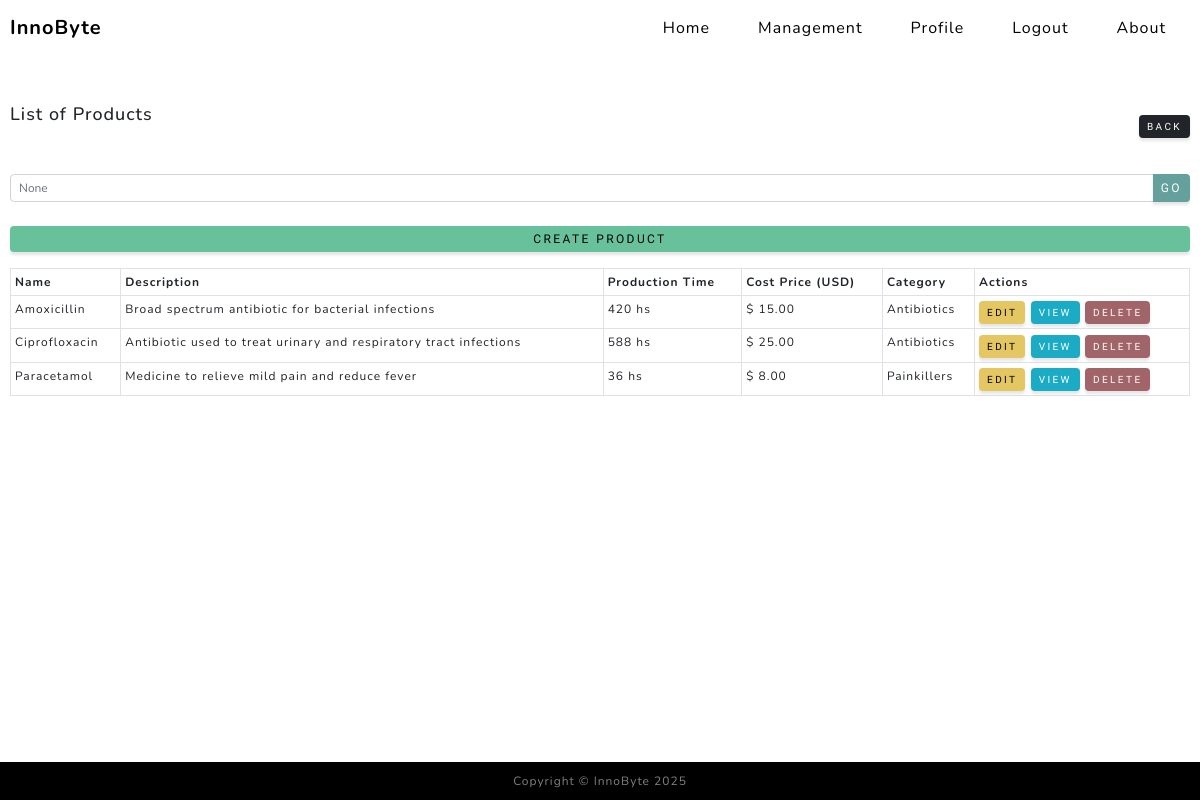
The app's page /product/list/ (signed in) with its own data.
### curso/models.py (models this page shows, shortened)
class Product(models.Model):
    name = models.CharField(max_length=255, unique=True)
    description = models.TextField()
    production_time = models.IntegerField()
    cost_price = models.DecimalField(max_digits=10, decimal_places=2)
    category = models.ForeignKey(Category, on_delete=models.SET_NULL, null=True, blank=True)
    user = models.ForeignKey(User, on_delete=models.CASCADE)

class Category(models.Model):
    name = models.CharField(max_length=100)
    description = models.TextField()
    user = models.ForeignKey(User, on_delete=models.CASCADE)
    def __str__(self):
        return self.name

### curso/views.py (the view)
# urls.py: path("product/list/", product_list, name="product_list"),
@login_required
def product_list(request: HttpResponse) -> HttpResponse:
    search_query = request.GET.get('search')
    queryset = Product.objects.filter(user=request.user)
    if search_query:
        queryset = queryset.filter(name__icontains=search_query)
    context = {"object_list": queryset, 'search_query': search_query}
    return render(request, "curso/product_list.html", context)

### curso/templates/curso/product_list.html
{% extends 'curso/base.html' %}
{% block contenido %}
    <div class="d-flex justify-content-between align-items-center mt-4 mb-4" style="margin-left: 10px; margin-right: 10px;">
        <h1 class="mb-4" style="text-align: left; font-size: 18px;">List of Products</h1>
        <a href="{% url 'curso:management' %}" class="btn btn-dark btn-sm" style="font-size: 10px; padding: 4px 8px;">
            Back
        </a>
    </div>
    <form action="" method="get" class="mb-4" style="margin-left: 10px; margin-right: 10px;">
        <div class="input-group">
            <input type="text" name="search" placeholder="{{ search_query }}" class="form-control form-control-sm" style="font-size: 12px;">
            <button type="submit" class="btn btn-primary btn-sm" style="font-size: 12px; padding: 4px 8px;">Go</button>
        </div>
    </form>
    <a href="{% url 'curso:product_create' %}" class="btn btn-success btn-sm mb-3" style="font-size: 12px; padding: 4px 8px; margin-left: 10px; margin-right: 10px;">Create Product</a>
    <div style="margin-left: 10px; margin-right: 10px;">
        <table class="table table-bordered table-sm">
            <thead>
                <tr>
                    <th style="font-size: 12px;">Name</th>
                    <th style="font-size: 12px;">Description</th>
                    <th style="font-size: 12px;">Production Time</th>
                    <th style="font-size: 12px;">Cost Price (USD)</th>
                    <th style="font-size: 12px;">Category</th>
                    <th style="font-size: 12px;">Actions</th>
                </tr>
            </thead>
            <tbody>
                {% for object in object_list %}
                    <tr>
                        <td style="font-size: 12px;">{{ object.name }}</td>
                        <td style="font-size: 12px;">{{ object.description }}</td>
                        <td style="font-size: 12px;">{{ object.production_time }} hs</td>
                        <td style="font-size: 12px;">$ {{ object.cost_price }}</td>
                        <td style="font-size: 12px;">{{ object.category }}</td>
                        <td>
                            {% if object.id %}
                                <a href="{% url 'curso:product_update' object.id %}" class="btn btn-warning btn-sm" style="font-size: 10px; padding: 4px 8px;">Edit</a>
                            {% else %}
                                <span>No ID</span>
                            {% endif %}
                            {% if object.id %}
                                <a href="{% url 'curso:product_detail' object.id %}" class="btn btn-info btn-sm" style="font-size: 10px; padding: 4px 8px;">View</a>
                            {% else %}
                                <span>No ID</span>
                            {% endif %}
                            <a href="{% url 'curso:product_delete' object.id %}" class="btn btn-danger btn-sm" style="font-size: 10px; padding: 4px 8px;">Delete</a>
                        </td>
                    </tr>
                {% empty %}
                    <tr>
                        <td colspan="6" style="font-size: 12px;">No products found.</td>
                    </tr>
                {% endfor %}
            </tbody>
        </table>
    </div>
{% endblock %}

### curso/templates/curso/base.html (shortened to what this page needs)
{% load static %}
<!DOCTYPE html>
<html lang="en">
    <head>
        <link href="{% static 'curso/css/styles.css' %}" rel="stylesheet" />
    </head>
    <body id="page-top">
        {% include 'curso/componentes/navbar.html' %}
        {% block contenido %}
        {% endblock contenido %}
        {% include 'curso/componentes/footer.html' %}
                                                                                   </body>
                                                                                   </html>

### curso/templates/curso/componentes/navbar.html (shortened to what this page needs)
<head>
</head>
<body>
    <nav class="navbar navbar-expand-lg fixed-top navbar-light" id="mainNav">
        <div class="container px-4 px-lg-5">
            <a class="navbar-brand" href="#page-top">InnoByte</a>
            <div class="collapse navbar-collapse" id="navbarResponsive">
                <ul class="navbar-nav">
                    <li class="nav-item"><a class="nav-link" href="{% url 'curso:index' %}">Home</a></li>
                    {% if user.is_authenticated %}
                    <li class="nav-item"><a class="nav-link" href="{% url 'curso:management' %}">Management</a></li>
                    <li class="nav-item"><a class="nav-link" href="{% url 'curso:profile' %}">Profile</a></li>
                    <form action="{% url 'curso:logout' %}" method="post" style="display: inline;">
                        <a href="#" class="nav-link" onclick="this.closest('form').submit();">Logout</a>
                    </form>
                    {% else %}
                    <li class="nav-item"><a class="nav-link" href="{% url 'curso:register' %}">Register</a></li>
                    <li class="nav-item"><a class="nav-link" href="{% url 'curso:login' %}">Login</a></li>
                    {% endif %}
                    <li class="nav-item"><a class="nav-link" href="{% url 'curso:about' %}">About</a></li>
                </ul>
            </div>
        </div>
    </nav>
</body>

### curso/templates/curso/componentes/footer.html
<body style="display: flex; flex-direction: column; height: 100vh;">
    <div style="flex-grow: 1;">
    </div>
    <footer class="footer bg-black small text-center text-white-50" style="font-size: 0.75rem; padding: 10px 0;">
        <div class="container px-4 px-lg-5">
            Copyright &copy; InnoByte 2025
        </div>
    </footer>
</body>

### curso/templates/curso/componentes/navbar.html (style rules this page uses)
#mainNav { background-color: white !important; position: fixed; top: 0; width: 100%; z-index: 1030; }
#mainNav .navbar-nav .nav-link { color: black !important; }
#mainNav .navbar-brand { color: black !important; position: absolute; left: 10px; }
#mainNav .navbar-nav { position: absolute; right: 10px; }
body { padding-top: 80px; }

### records on screen
Product: name "Amoxicillin", description "Broad spectrum antibiotic for bacterial infections", production_time "420", cost_price "15.00", category "Antibiotics", shows "EDIT", shows "VIEW"
Product: name "Ciprofloxacin", description "Antibiotic used to treat urinary and respiratory tract infections", production_time "588", cost_price "25.00", category "Antibiotics", shows "EDIT", shows "VIEW"
Product: name "Paracetamol", description "Medicine to relieve mild pain and reduce fever", production_time "36", cost_price "8.00", category "Painkillers", shows "EDIT", shows "VIEW"
